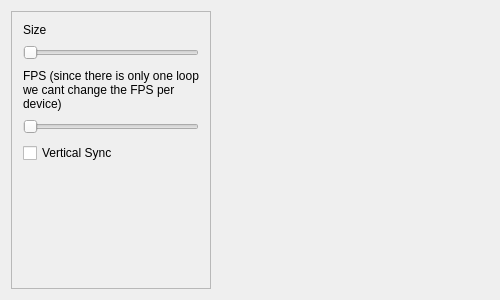
<?xml version="1.0" encoding="UTF-8"?>
<ui version="4.0">
 <class>MyWidget_A</class>
 <widget class="QWidget" name="MyWidget_A">
  <property name="geometry">
   <rect>
    <x>0</x>
    <y>0</y>
    <width>500</width>
    <height>300</height>
   </rect>
  </property>
  <property name="minimumSize">
   <size>
    <width>500</width>
    <height>0</height>
   </size>
  </property>
  <property name="windowTitle">
   <string>myWidget_A</string>
  </property>
  <layout class="QGridLayout" name="gridLayout">
   <item row="0" column="1">
    <widget class="QWidget" name="widget" native="true">
     <property name="focusPolicy">
      <enum>Qt::NoFocus</enum>
     </property>
     <layout class="QGridLayout" name="gridLayout_3">
      <property name="leftMargin">
       <number>0</number>
      </property>
      <property name="topMargin">
       <number>0</number>
      </property>
      <property name="rightMargin">
       <number>0</number>
      </property>
      <property name="bottomMargin">
       <number>0</number>
      </property>
      <item row="0" column="0">
       <widget class="QSplitter" name="splitter">
        <property name="frameShape">
         <enum>QFrame::NoFrame</enum>
        </property>
        <property name="midLineWidth">
         <number>10</number>
        </property>
        <property name="orientation">
         <enum>Qt::Horizontal</enum>
        </property>
        <property name="opaqueResize">
         <bool>true</bool>
        </property>
        <property name="handleWidth">
         <number>10</number>
        </property>
        <property name="childrenCollapsible">
         <bool>false</bool>
        </property>
        <widget class="QWidget" name="widget_2" native="true">
         <property name="sizePolicy">
          <sizepolicy hsizetype="Expanding" vsizetype="Expanding">
           <horstretch>0</horstretch>
           <verstretch>0</verstretch>
          </sizepolicy>
         </property>
         <layout class="QHBoxLayout" name="horizontalLayout">
          <property name="leftMargin">
           <number>0</number>
          </property>
          <property name="topMargin">
           <number>0</number>
          </property>
          <property name="rightMargin">
           <number>0</number>
          </property>
          <property name="bottomMargin">
           <number>0</number>
          </property>
         </layout>
        </widget>
       </widget>
      </item>
     </layout>
    </widget>
   </item>
   <item row="0" column="0">
    <widget class="QFrame" name="frame">
     <property name="maximumSize">
      <size>
       <width>200</width>
       <height>16777215</height>
      </size>
     </property>
     <property name="frameShape">
      <enum>QFrame::StyledPanel</enum>
     </property>
     <property name="frameShadow">
      <enum>QFrame::Raised</enum>
     </property>
     <layout class="QFormLayout" name="formLayout">
      <item row="0" column="0" colspan="2">
       <layout class="QVBoxLayout" name="verticalLayout_2">
        <item>
         <widget class="QLabel" name="label">
          <property name="text">
           <string>Size</string>
          </property>
         </widget>
        </item>
        <item>
         <widget class="QSlider" name="Size_slider">
          <property name="sizePolicy">
           <sizepolicy hsizetype="Expanding" vsizetype="Fixed">
            <horstretch>0</horstretch>
            <verstretch>0</verstretch>
           </sizepolicy>
          </property>
          <property name="minimumSize">
           <size>
            <width>0</width>
            <height>20</height>
           </size>
          </property>
          <property name="minimum">
           <number>1</number>
          </property>
          <property name="maximum">
           <number>100</number>
          </property>
          <property name="orientation">
           <enum>Qt::Horizontal</enum>
          </property>
         </widget>
        </item>
        <item>
         <widget class="QLabel" name="label_2">
          <property name="text">
           <string>FPS (since there is only one loop we cant change the FPS per device)</string>
          </property>
          <property name="wordWrap">
           <bool>true</bool>
          </property>
         </widget>
        </item>
        <item>
         <widget class="QSlider" name="FPS_slider">
          <property name="enabled">
           <bool>true</bool>
          </property>
          <property name="sizePolicy">
           <sizepolicy hsizetype="Expanding" vsizetype="Fixed">
            <horstretch>0</horstretch>
            <verstretch>0</verstretch>
           </sizepolicy>
          </property>
          <property name="minimumSize">
           <size>
            <width>0</width>
            <height>20</height>
           </size>
          </property>
          <property name="minimum">
           <number>0</number>
          </property>
          <property name="maximum">
           <number>500</number>
          </property>
          <property name="orientation">
           <enum>Qt::Horizontal</enum>
          </property>
         </widget>
        </item>
        <item>
         <widget class="QCheckBox" name="VerticalSync_checkbox">
          <property name="text">
           <string>Vertical Sync</string>
          </property>
         </widget>
        </item>
       </layout>
      </item>
     </layout>
    </widget>
   </item>
  </layout>
 </widget>
 <layoutdefault spacing="6" margin="11"/>
 <resources/>
 <connections/>
</ui>
